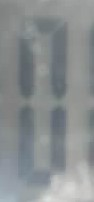
#> input picture joes-samples/0_main_dig4_20260914-100538.jpg, 94 x 202 px
$ python -i dig_data.py   (imports and definitions only)
#> lines starting #> are read from the running program, lines starting #| are printed output that depends on the picture
#> in crop_light_stats, img is the input picture: PIL image 94x202 RGB; mean R, G, B 137.4, 142.1, 143.4
"""Shared data loading helpers for the 11-class digit (7-segment) readout models.

Model I/O contract (matches notebook 03 and the ESP32 device):
  * input  : float32 (1, 32, 20, 3), RAW 0-255 pixel values -- NO normalisation
             (the first layer of the network is a BatchNormalization layer).
  * resize : 20 wide x 32 tall, PIL NEAREST.
  * output : softmax over 11 classes, class 10 == NaN / blank ("N").

Dependency-light on purpose: PIL + numpy only.
"""

from __future__ import annotations

import os
import re
from glob import glob

import numpy as np
from PIL import Image

# --------------------------------------------------------------------------
# constants
# --------------------------------------------------------------------------

LABELS = {**{str(d): d for d in range(10)}, "N": 10}
CLASS_NAMES = [str(d) for d in range(10)] + ["N"]
NAN_CLASS = 10

TARGET_W = 20
TARGET_H = 32

RESAMPLE = {
    "nearest": Image.Resampling.NEAREST,
    "bilinear": Image.Resampling.BILINEAR,
    "area": Image.Resampling.BOX,  # PIL's BOX == area averaging
    "lanczos": Image.Resampling.LANCZOS,
    "stb": None,  # the firmware's resize -- see stb_resize(); not a PIL filter
}

# What the device does (jomjol/AI-on-the-Edge-Device, verified 2026-10-08):
# ClassFlowCNNGeneral cuts the ROI at full resolution (the image saved to SD), then
# CImageBasis::Resize calls stbir_resize_uint8(...) with library defaults -- for a
# downscale that is stb_image_resize v1's Mitchell filter (B = C = 1/3), clamped edges,
# linear (no sRGB) arithmetic -- and CTfLiteClass feeds the raw 0-255 RGB as floats.
# Training/eval used PIL NEAREST until then, a train/deploy mismatch.
DEVICE_RESIZE = "stb"


# [21 lines left out: functions _mitchell, _stb_axis_weights, not called in this run]


_STB_CACHE: dict = {}


# [9 lines left out: function stb_resize, not called in this run]


def resize_image(img: Image.Image, w: int, h: int, mode: str = DEVICE_RESIZE) -> Image.Image:
#> called with w = 20, h = 32, mode = 'nearest'
    if mode == "stb":
        return stb_resize(img, w, h)
    return img.resize((w, h), RESAMPLE[mode])
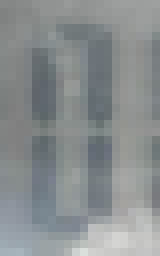
#> returned value: PIL image 20x32 RGB (shown 8 times larger); mean R, G, B 137.4, 142.2, 143.5

_POS_RE = re.compile(r"_dig(\d+)_")
_FRAME_RE = re.compile(r"(\d{8}-\d{6})")


# --------------------------------------------------------------------------
# filename parsing
# --------------------------------------------------------------------------


# [44 lines left out: functions parse_label, parse_position, parse_frame, not called in this run]


SCREEN_POSITIONS = ("dig2", "dig3", "dig4", "dig5", "dig6")


# [52 lines left out: functions _norm_frame_labels, classify_screen, not called in this run]


_LEGACY_SCREEN = {"reading": "kwh", "test0": "zeros", "test8": "test8", "dash": "blank09"}


# [49 lines left out: functions screen_type, load_image, not called in this run]


def contrast(img) -> float:
    """p95 - p5 of luma over a (already cropped/resized) image."""
    a = np.asarray(img, dtype=np.float32)
#> a: shape (32, 20, 3) float32
    luma = 0.299 * a[..., 0] + 0.587 * a[..., 1] + 0.114 * a[..., 2]
    return float(np.percentile(luma, 95) - np.percentile(luma, 5))


def luma(img) -> np.ndarray:
    """Rec.601 luma of an RGB array (float32)."""
    a = np.asarray(img, dtype=np.float32)
    return 0.299 * a[..., 0] + 0.587 * a[..., 1] + 0.114 * a[..., 2]


def crop_light_stats(path: str, resize: str = "nearest") -> dict:
    """Per-crop light measures, from one decode.

    mean / median : luma over the NATIVE crop (94x202). The median is essentially
                    the LCD background level -- segments are a minority of pixels
                    even on 88888 -- so it is insensitive to which screen is shown.
    contrast      : the existing p95-p5 helper, on the 20x32 model view (same
                    definition the corpus / eval tooling uses).
    """
    img = Image.open(path).convert("RGB")
    y = luma(img)
    small = img if img.size == (TARGET_W, TARGET_H) else resize_image(
        img, TARGET_W, TARGET_H, resize)
    return {
        "mean": float(y.mean()),
        "median": float(np.median(y)),
        "contrast": contrast(small),
    }


# [10 lines left out: function frame_brightness, not called in this run]


# --------------------------------------------------------------------------
# light buckets
# --------------------------------------------------------------------------

# Legacy capture-hour rule (batch 1/2, early August). Stale by late September:
# hour 18 is flash-only and hour 07 is dim by then. Kept as fallback/for comparison.
HOUR_TRANSITION = frozenset({6, 19})
HOUR_FLASH = frozenset({20, 21, 22, 23, 0, 1, 2, 3, 4, 5})

# Brightness thresholds on frame_brightness(), calibrated on batch 3
# (2026-08-15..09-30, 16,559 frames; `select_review_set.py --derive --stats-cache`
# prints the calibration):
#   hours 01-04 (known flash-only, n=2758): p1 73.8  p50 77.1  p99.5 80.1  max 80.8
#   hours 11-14 (known day,        n=2759): min 82.0  p1 87.9  p5 97.2  p50 137.1
#   deployed-9002 error rate on pinned crops by brightness: <80 ~14-16%,
#   80-96 falls 6.0% -> 1.5%, >=96 ~0.1-0.4% (with a ~1% bump at >=140: bright
#   morning sun and the dig6 reflection streak).
# So: flash <= 81 (just above every known-night frame), day >= 96 (where the error
# rate reaches its daytime floor; ~day-hours p5), transition in between.
LIGHT_FLASH_MAX = 81.0  # brightness <= this -> "flash"
LIGHT_DAY_MIN = 96.0    # brightness >= this -> "day"; in between -> "transition"


# [125 lines left out: functions bucket_for_hour, light_bucket, read_exclude, list_files, load_dirs, not called in this run]

>>> result = crop_light_stats('../joes-samples/0_main_dig4_20260914-100538.jpg')
#> result = {'mean': 140.8, 'median': 138.9, 'contrast': 81.05}

$ run again, on joes-samples/0_main_dig6_20260827-085740.jpg
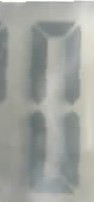
#> input picture joes-samples/0_main_dig6_20260827-085740.jpg, 94 x 202 px
#> in crop_light_stats, img is the input picture: PIL image 94x202 RGB; mean R, G, B 159.5, 162.4, 157.4
#> in resize_image, `return img.resize((w, h), RESAMPLE[mode])`:
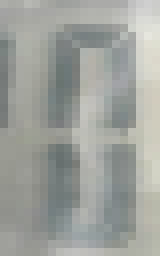
#> returned value: PIL image 20x32 RGB (shown 8 times larger); mean R, G, B 158.8, 161.6, 156.6
#> result = {'mean': 160.9, 'median': 159.1, 'contrast': 83.36}

$ run again, on joes-samples/4_main_dig5_20260910-120001.jpg
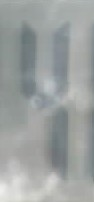
#> input picture joes-samples/4_main_dig5_20260910-120001.jpg, 94 x 202 px
#> in crop_light_stats, img is the input picture: PIL image 94x202 RGB; mean R, G, B 156.4, 160.9, 159.9
#> in resize_image, `return img.resize((w, h), RESAMPLE[mode])`:
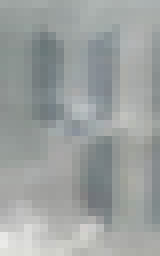
#> returned value: PIL image 20x32 RGB (shown 8 times larger); mean R, G, B 156.6, 161, 160.1
#> result = {'mean': 159.4, 'median': 159.8, 'contrast': 73.84}
